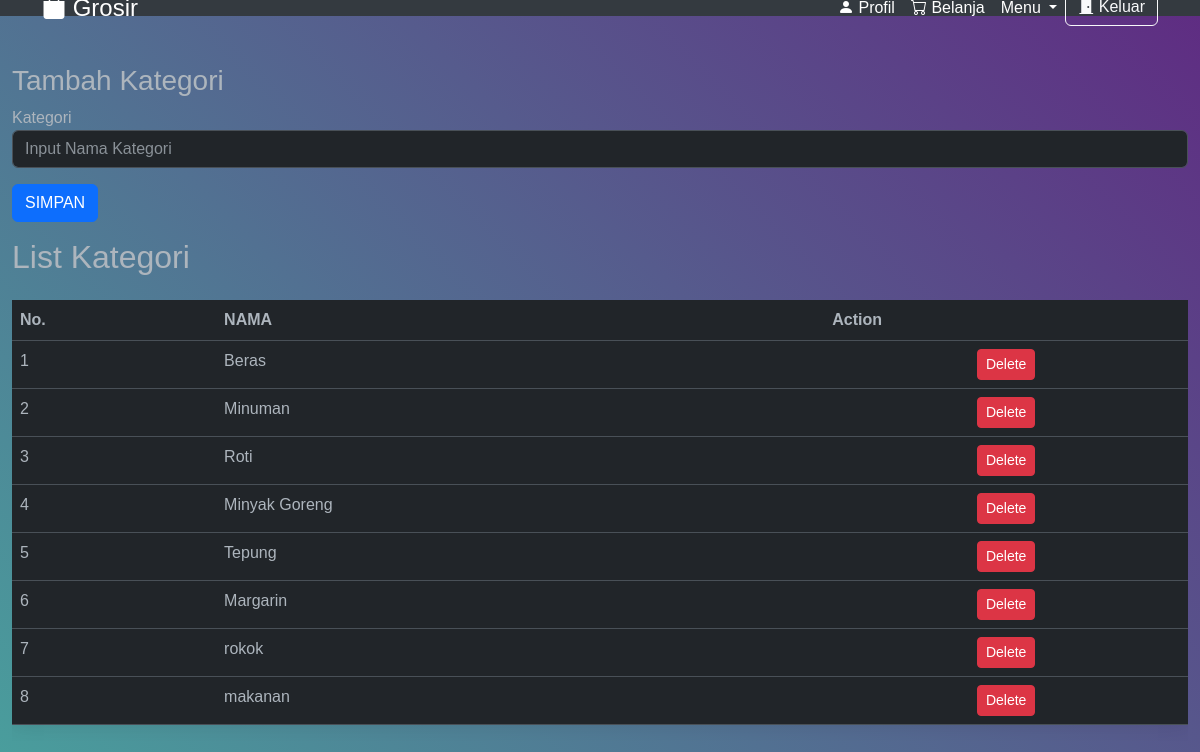
Screenshot of /kategori.php (signed in) with the database file from the repository.
### tables this page shows
CREATE TABLE `kategori` (
  `id` int(11) NOT NULL,
  `nama` varchar(250) DEFAULT NULL
);

### kategori.php (the view, shortened to what this page needs)
<?php
require 'conn.php';
require_once('layout/header.php');
require_once('layout/navbar.php');
$queryKategory = mysqli_query($conn, "SELECT * FROM kategori");
$jumlahkategori = mysqli_num_rows($queryKategory);
?>
<!DOCTYPE html>
<html lang="en">
<head>
    <?php require_once('layout/navbar.php'); ?>
</head>
<body>
    <div class="container-fluid">
        <div class="row">
            <div class="my-2">
                <h3>Tambah Kategori</h3>
                <form action="" method="post">
                    <div>
                        <label for="kategori">Kategori</label>
                        <input type="text" id="kategori" name="kategori" placeholder="Input Nama Kategori"
                            class="form-control">
                    </div>
                    <div class="mt-3">
                        <button class="btn btn-primary" type="submit" name="simpan_kategori">SIMPAN</button>
                    </div>
                </form>
            </div>
        </div>
        <div class="mt-2">
            <h2>List Kategori</h2>
            <div class="table-responsive mt-4">
                <table class="table">
                    <thead>
                        <tr>
                            <th>No.</th>
                            <th>NAMA</th>
                            <th>Action</th>
                        </tr>
                    </thead>
                    <tbody>
                        <?php
                        if ($jumlahkategori == 0) {
                            ?>
                            <tr>
                                <td colspan="3" class="text-center">Data Kategori tidak tersedia</td>
                            </tr>
                        <?php
                        } else {
                            $jumlah = 1;
                            while ($row = mysqli_fetch_assoc($queryKategory)) {
                                ?>
                                <tr class="hover">
                                    <td><?php echo $jumlah; ?></td>
                                    <td><?php echo $row['nama']; ?></td>
                                    <td align="center">
                                        <a href="hps_kategori.php?id=<?php echo md5($row['id']); ?>"
                                            class="btn btn-sm btn-danger">Delete</a>
                                    </td>
                                </tr>
                                <?php
                                $jumlah++;
                            }
                        }
                        ?>
                    </tbody>
                </table>
            </div>
        </div>
    </div>
</body>
</html>

### layout/navbar.php (style rules this page uses)
body { padding-top: 56px; }

### kategori.php (style rules this page uses)
table { width: 800px; border-collapse: collapse; overflow: hidden; box-shadow: 0 0 20px rgba(0, 0, 0, 0.1); }
th, td { padding: 15px; background-color: rgba(255, 255, 255, 0.2); color: #000; }
th { text-align: left; background-color: #55608f; color: #fff; }
tbody td { position: relative; }
html, body { height: 100%; }
body { margin: 0; background: linear-gradient(45deg, #49a09d, #5f2c82); font-family: sans-serif; font-weight: 100; }
table { width: 800px; border-collapse: collapse; overflow: hidden; box-shadow: 0 0 20px rgba(0,0,0,0.1); }
th, td { padding: 15px; background-color: rgba(255,255,255,0.2); color: #fff; }
th { text-align: left; }

### rows the page displays
kategori: nama "Beras"
kategori: nama "Minuman"
kategori: nama "Roti"
kategori: nama "Minyak Goreng"
kategori: nama "Tepung"
kategori: nama "Margarin"
kategori: nama "rokok"
kategori: nama "makanan"
